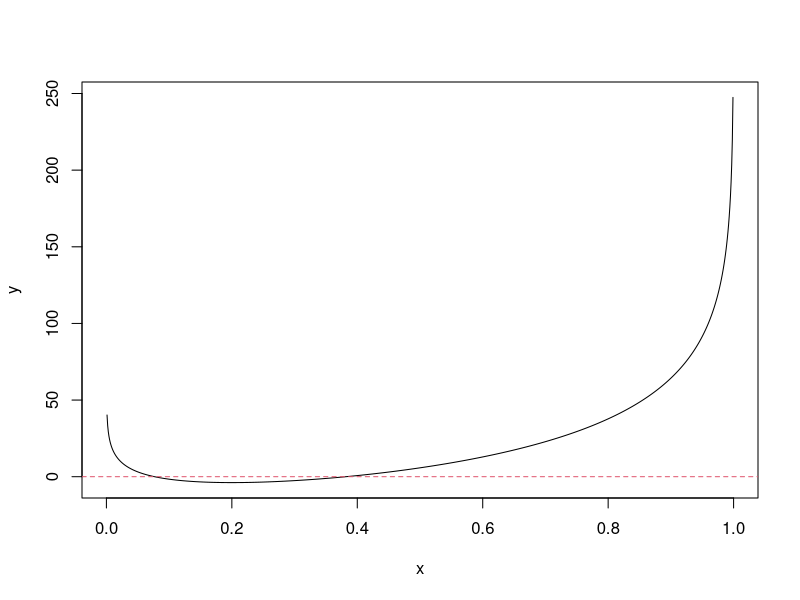
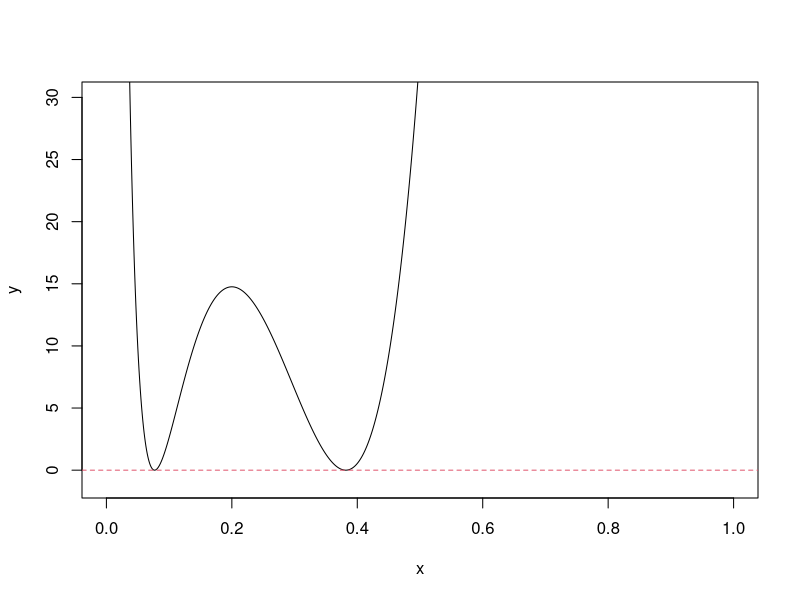

Source code (R) for these figures, in order:
#The following code computes the Wald based confidence interval for the Application on Slide 21, Lecture 2:

    y = 0
    n = 25
    pi.hat = y/n
    pi.hat + c(-1,1)*qnorm(p=0.975)*sqrt(pi.hat*(1-pi.hat)/n)

#The following code computes the score based confidence interval:

scoreCI = prop.test(x=0,n=25,conf.level=0.95,correct=F)
scoreCI$conf.int

#The following code computes the LR based confidence interval using
#function uniroot in R.

LR = function(pi.0,y,N,alpha) {
  pi.hat = y/N; L0 = 0; L1 = 0 
  print(pi.0)
  if (pi.0 < 1) L0 = L0 + (N-y)*log(1-pi.0)
  if (pi.0 > 0) L0 = L0 + y*log(pi.0)
  if (pi.hat > 0) L1 = L1 + y*log(pi.hat)
  if (pi.hat < 1) L1 = L1 + (N-y)*log(1-pi.hat)
  LR = 2*(L1-L0)
  LR-qchisq(1-alpha,df=1)
}

uniroot(f=LR,interval=c(0.000001,0.999999),N=25,y=0,alpha=0.05)$root
# computes the upper bound at level 0.05 with observed successes y = 0 on 25 observations

    #if instead the observed number of successes is 5, we can compute the lower and
    #upper bounds as follows:

x = seq(0.001,.999,.001)
y = rep(0,length(x))
for (i in 1:length(x))
    y[i] = LR(x[i],5,25,.05)
plot(x,y,type="l"); abline(h=0,lty=2,col=2)

uniroot(f=LR,interval=c(0.000001,5/25),N=25,y=5,alpha=0.05)$root # lower bound
uniroot(f=LR,interval=c(5/25,0.999999),N=25,y=5,alpha=0.05)$root # upper bound


#The following function computes the LR based confidence interval using function nlm in R.

binLR.CI = function(y,n,start,alpha, ...){
   LR = function(pi.0,y,N,alpha) {
   pi.hat = y/N; L0 = 0; L1 = 0 
   if (pi.0 < 1) L0 = L0 + (N-y)*log(1-pi.0)
   if (pi.0 > 0) L0 = L0 + y*log(pi.0)
   if (pi.hat > 0) L1 = L1 + y*log(pi.hat)
   if (pi.hat < 1) L1 = L1 + (N-y)*log(1-pi.hat)
   LR = 2*(L1-L0)
   (LR-qchisq(1-alpha,df=1))^2
  }
  nlm(f=LR,p=start,y=y,N=n,alpha=alpha,...)
}


binLR.CI(0,25,.2,0.05)$estimate # computes the upper bound at level 0.05 with observed successes y = 0 on 25 observations

    #if instead the observed number of successes is 5, we can compute the lower and
    #upper bounds as follows:

x = seq(0.001,.999,.001)
y = rep(0,length(x))
for (i in 1:length(x))
    y[i] = LR(x[i],5,25,.05)^2
plot(x,y,type="l",ylim=c(-1,30))
abline(h=0,lty=2,col=2)

binLR.CI(5,25,.1,0.05)$estimate # lower bound
binLR.CI(5,25,.4,0.05)$estimate # upper bound

